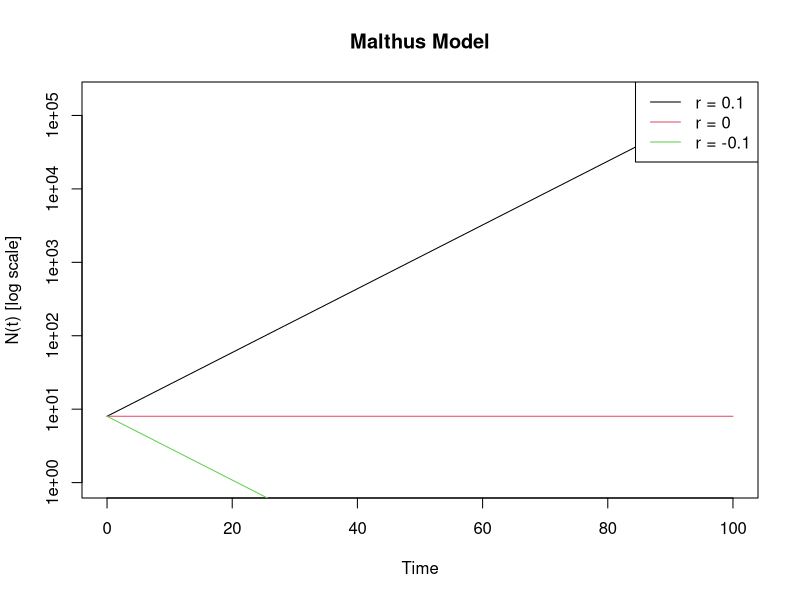
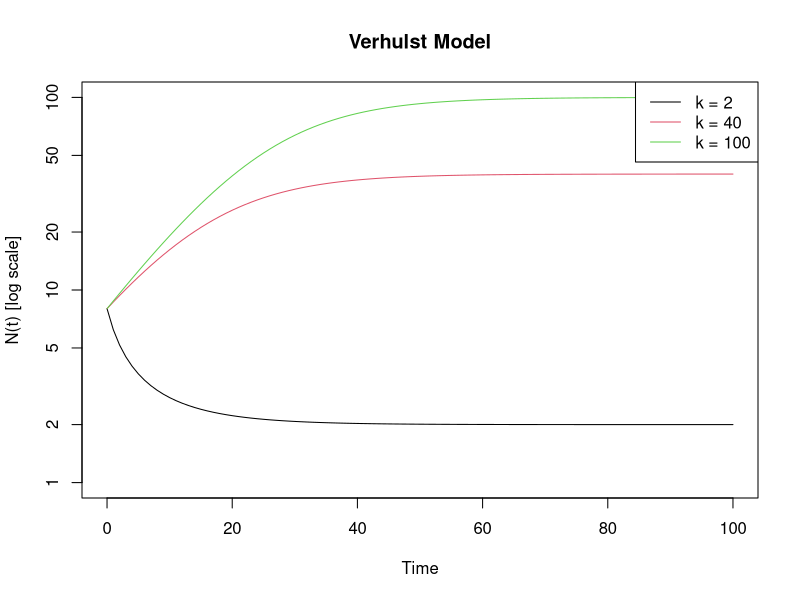

Write R code to recreate these figures, in order.
## ---- chunk 1
knitr::opts_chunk$set(echo = TRUE)
## ---- chunk 2
if(!require("deSolve")) install.packages("deSolve")
library("deSolve")
## ---- chunk 3
malthus <- function(t, N0, parms){
  r <- parms["r"]
  dN <- r * N0
  return(list(dN))
}

N0 <- 8
t <- seq(0, 100, by=1)
r <- c(0.1, 0, -0.1)

out <- list()

for (i in seq_along(r)){
  out[[i]] <- ode(N0, t, malthus, parms = c(r = r[i]))
}
## ---- chunk 4
plot(NA, xlim = c(0, 100), ylim = c(1, max(out[[1]][,"1"])),
     log = "y", xlab = "Time", ylab = "N(t) [log scale]", main = "Malthus Model")

for (i in seq_along(r)) {
  out[[i]] <- ode(N0, t, malthus, parms = c(r = r[i]))
  lines(out[[i]][, "time"], out[[i]][, "1"], col = i)
}

legend("topright", legend = paste("r =", r), col = seq_along(r), lty = 1)
## ---- chunk 5
verhulst <- function(t, N0, parms){
  r <- parms["r"]
  K <- parms["k"]
  dN <- r * N0 * (1 - N0/K)
  return(list(dN))
}

N0 <- 8
t <- seq(0, 100, by=1)
r <- 0.1
k <- c(2, 40, 100)

out <- list()

for (i in seq_along(k)){
  out[[i]] <- ode(N0, t, verhulst, parms = c(r = r, k = k[i]))
}
## ---- chunk 6
plot(NA, xlim = c(0, 100), ylim = c(1, 100),
     log = "y", xlab = "Time", ylab = "N(t) [log scale]", main = "Verhulst Model")

for (i in seq_along(k)) {
  lines(out[[i]][, "time"], out[[i]][, "1"], col = i)
}

legend("topright", legend = paste("k =", k), col = seq_along(k), lty = 1)
